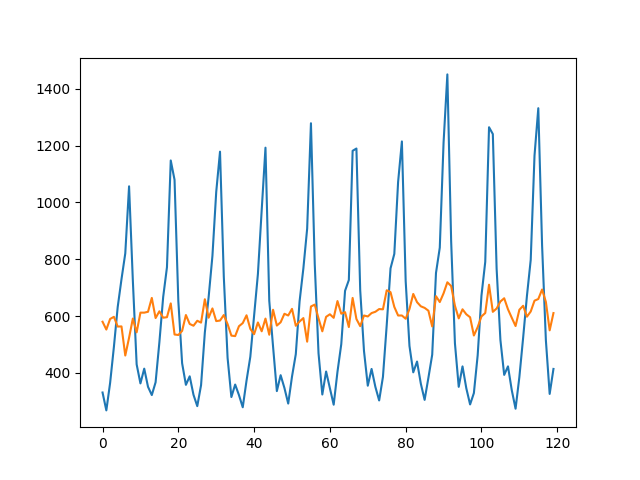

The script that saved this image:
import numpy as np
import pandas as pd
import matplotlib.pyplot as plt

def view_middle_icedata():
    df_ice = pd.read_csv('./ice_fix.csv',encoding="utf-8_sig")
    
    
    return df_ice

def season_ad_cal():
    df_ice = view_middle_icedata()
    
    #1.中心化移動平均系列
    df_ma = df_ice.expenditure_yen.rolling(window=12).mean().shift(-6)
    df_cma = df_ma.rolling(window=2).mean()
    
    #2.原系列（df_ice.expenditure_yen）/ 中心化移動平均（df_cma）
    df_orig_div_cma = df_ice.expenditure_yen / df_cma
    
    #月ごとに加算
    orig_div_cma = df_orig_div_cma.values    
    s_index = np.zeros(12)
    counter = np.zeros(12, dtype='i')
    
    for idx in range(len(orig_div_cma)//12):
        #12ヶ月ごとにデータを抽出
        cut_orig_div_cma = orig_div_cma[idx*12:(idx+1)*12]
        mask = cut_orig_div_cma != cut_orig_div_cma
    
        #numpy.whereを使用して非数（nan）を0にして加算する
        counter += np.where(mask,0,1)
        s_index += np.where(mask,0,cut_orig_div_cma)
    

    #加算結果の各月平均
    s_index /= counter
    #全体を1200に合わせ季節指数を計算
    s_index = s_index / s_index.sum() * 1200
    
    print(s_index)
    goal = 100000000 / 1200 * s_index
    print(goal)
    
    
    #季節指数を原系列の要素と対応させる
    #原系列のスタートが1月なのでnumpy.tileで12ヶ月分の季節指数を繰り返すだけでよい
    tiled_s_index = np.tile(s_index, len(orig_div_cma)//12)
    
    #季節調整済み系列の計算
    df_adjusted_series = df_ice.expenditure_yen / tiled_s_index * 100
    
    return df_adjusted_series
    
    
def main():
    ice_data = view_middle_icedata()
    season_ad = season_ad_cal()
    
    ice_data.expenditure_yen.plot()
    season_ad.plot()
    
    plt.savefig("season_ad.png")
    plt.show()
    
    
if __name__ == '__main__':
    main()